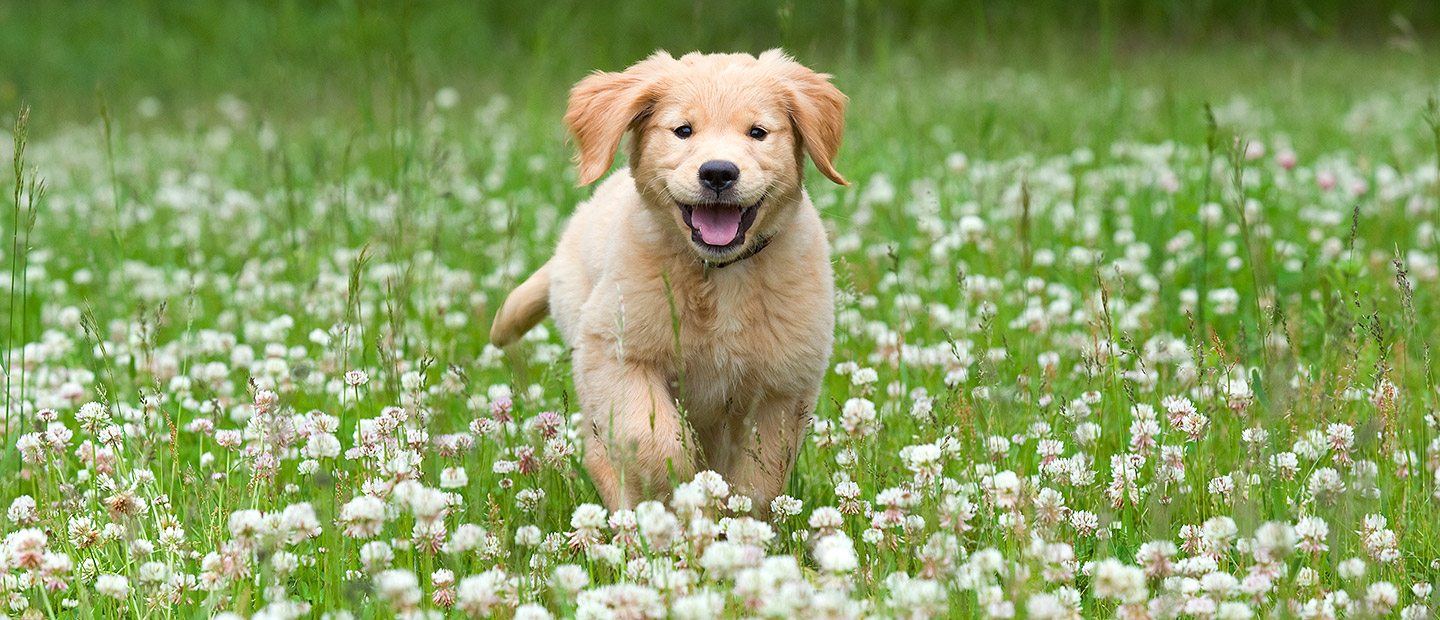
#> input picture image.png, 1440 x 620 px, found by its file name
$ python rotate.py
#> lines starting #> are read from the running program, lines starting #| are printed output that depends on the picture
import cv2

image = cv2.imread("image.png")
#> image is the input picture: shape (620, 1440, 3); mean B, G, R 99.9, 160.2, 140.1

# Rotate 90 degrees clockwise
rotated = cv2.rotate(image, cv2.ROTATE_90_CLOCKWISE)
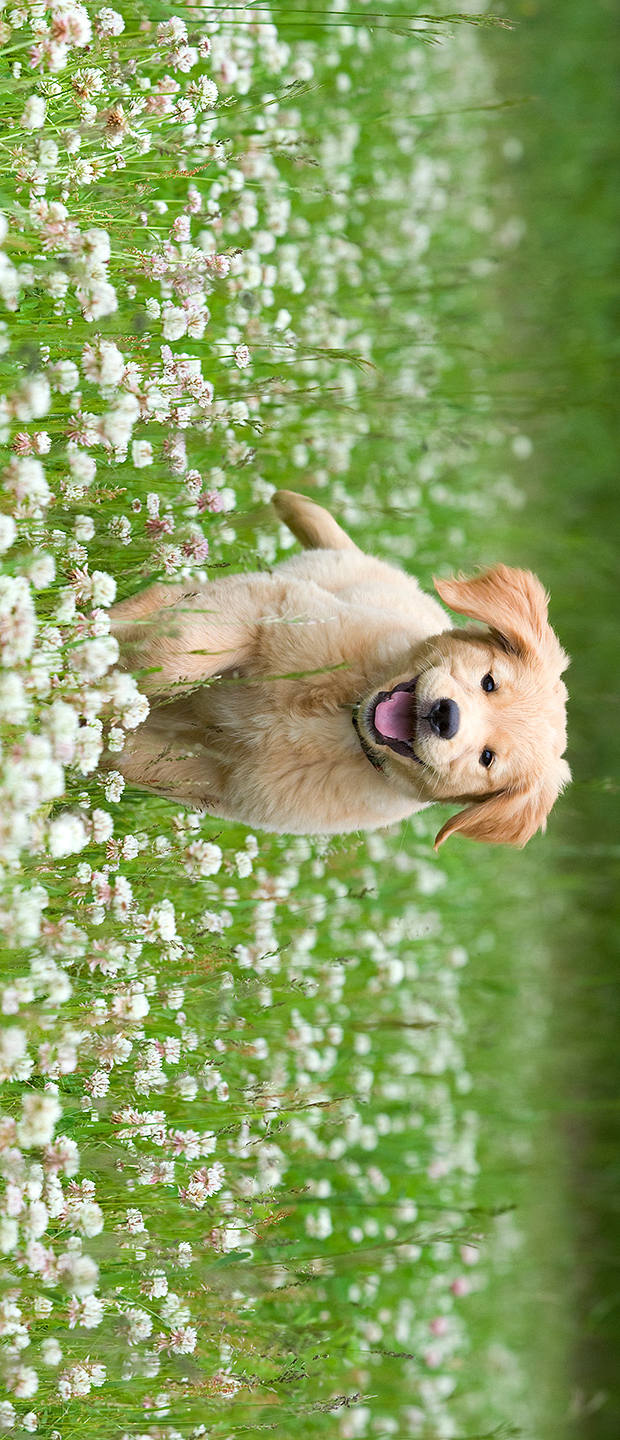
#> rotated: shape (1440, 620, 3); mean B, G, R 99.9, 160.2, 140.1

cv2.imshow("Rotated Image", rotated)
cv2.waitKey(0)
cv2.destroyAllWindows()
